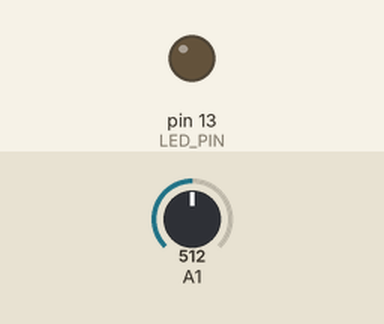
Simulated run of this sketch. Board: Arduino Uno, built for the host (arithmetic inside an expression is 32-bit, double 64-bit). Parts: output pins drawn as LEDs (lit = HIGH). The test bench sets the inputs (shaded band); at power-on: A1 = 512. What the sketch prints to the serial monitor is not drawn.

Above: at 2.2 s.
2.3 s: A1 set to 538
3.8 s: A1 set to 561
At 5.0 s:
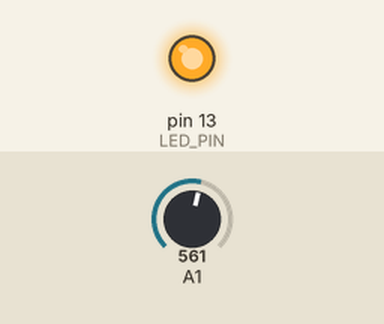
5.3 s: A1 set to 510
6.8 s: A1 set to 484
At 8.0 s:
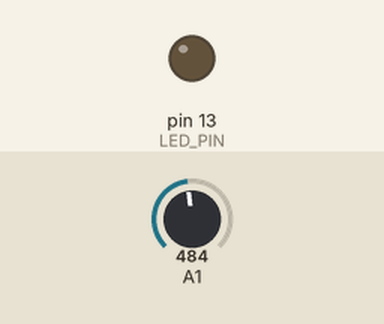
8.3 s: A1 set to 560
At 9.8 s:
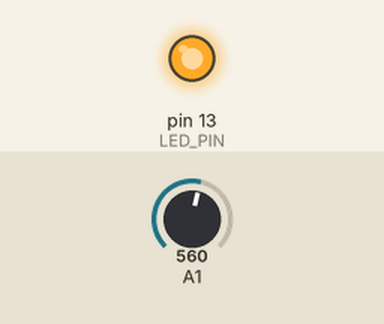
Timing chart, 0 to 10.8 s (numbered marks = the images above; inputs shaded):
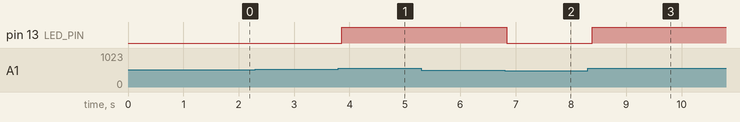

Measured:
- the behaviour switches between 550 and 551 on A1 (found by bisection; images 0 and 1)
- the behaviour switches between 500 and 499 on A1 (found by bisection; images 1 and 2)
- after the input at 2.3 s, every drawn part: stays the same
- after the input at 3.8 s, pin 13 (LED_PIN): LOW → HIGH after 0.06 s
- after the input at 5.3 s, every drawn part: stays the same
- after the input at 6.8 s, pin 13 (LED_PIN): HIGH → LOW at once
- after the input at 8.3 s, pin 13 (LED_PIN): LOW → HIGH after 0.09 s

The sketch:

HeartRateSensor.ino
```cpp
/*
 * 심박 센서 모듈 테스트 (Pulse Sensor / Heart Rate Sensor)
 * 보드: NUCLEO-F103RB (STM32F103RBT6)
 * 환경: Arduino IDE with STM32duino
 *
 * 핀 연결:
 *   - VCC: 3.3V
 *   - GND: GND
 *   - Signal: PA1 (A1)
 */

#define PULSE_PIN PA1        // 심박 센서 아날로그 핀
#define LED_PIN LED_BUILTIN  // 내장 LED (PA5)

// 심박수 측정 변수
int pulseValue = 0;
int threshold = 550;         // 심박 감지 임계값 (센서에 따라 조정 필요)
bool pulseDetected = false;
unsigned long lastBeatTime = 0;
unsigned long beatInterval = 0;
int bpm = 0;

// 이동 평균 필터
const int FILTER_SIZE = 10;
int readings[FILTER_SIZE];
int readIndex = 0;
int total = 0;
int average = 0;

// BPM 계산용
const int BPM_BUFFER_SIZE = 5;
int bpmBuffer[BPM_BUFFER_SIZE];
int bpmIndex = 0;

void setup() {
  Serial.begin(115200);
  while (!Serial) {
    ;
  }

  pinMode(PULSE_PIN, INPUT);
  pinMode(LED_PIN, OUTPUT);

  // 필터 배열 초기화
  for (int i = 0; i < FILTER_SIZE; i++) {
    readings[i] = 0;
  }
  for (int i = 0; i < BPM_BUFFER_SIZE; i++) {
    bpmBuffer[i] = 0;
  }

  Serial.println("================================");
  Serial.println("심박 센서 모듈 테스트");
  Serial.println("NUCLEO-F103RB");
  Serial.println("================================");
  Serial.println("손가락을 센서에 가볍게 올려주세요.");
  Serial.println("너무 세게 누르지 마세요.");
  Serial.println();

  delay(1000);
}

void loop() {
  // 아날로그 값 읽기
  pulseValue = analogRead(PULSE_PIN);

  // 이동 평균 필터 적용
  total = total - readings[readIndex];
  readings[readIndex] = pulseValue;
  total = total + readings[readIndex];
  readIndex = (readIndex + 1) % FILTER_SIZE;
  average = total / FILTER_SIZE;

  // 심박 감지
  if (average > threshold && !pulseDetected) {
    pulseDetected = true;
    digitalWrite(LED_PIN, HIGH);

    unsigned long currentTime = millis();
    beatInterval = currentTime - lastBeatTime;
    lastBeatTime = currentTime;

    // BPM 계산 (60000ms / 박동 간격)
    if (beatInterval > 300 && beatInterval < 2000) {  // 유효 범위: 30~200 BPM
      int currentBPM = 60000 / beatInterval;

      // BPM 버퍼에 저장
      bpmBuffer[bpmIndex] = currentBPM;
      bpmIndex = (bpmIndex + 1) % BPM_BUFFER_SIZE;

      // 평균 BPM 계산
      int validCount = 0;
      int bpmSum = 0;
      for (int i = 0; i < BPM_BUFFER_SIZE; i++) {
        if (bpmBuffer[i] > 0) {
          bpmSum += bpmBuffer[i];
          validCount++;
        }
      }
      if (validCount > 0) {
        bpm = bpmSum / validCount;
      }

      Serial.print("♥ 심박 감지! | Raw: ");
      Serial.print(pulseValue);
      Serial.print(" | Filtered: ");
      Serial.print(average);
      Serial.print(" | BPM: ");
      Serial.println(bpm);
    }
  }

  if (average < threshold - 50) {  // 히스테리시스
    pulseDetected = false;
    digitalWrite(LED_PIN, LOW);
  }

  // 시리얼 플로터용 데이터 출력 (주석 해제하여 사용)
  // Serial.print(pulseValue);
  // Serial.print(",");
  // Serial.print(average);
  // Serial.print(",");
  // Serial.println(threshold);

  delay(10);  // 약 100Hz 샘플링
}

// 동적 임계값 조정 함수 (필요시 사용)
void adjustThreshold() {
  int minVal = 4095;
  int maxVal = 0;

  Serial.println("임계값 보정 중... 5초간 손가락을 올려주세요.");

  for (int i = 0; i < 500; i++) {
    int val = analogRead(PULSE_PIN);
    if (val < minVal) minVal = val;
    if (val > maxVal) maxVal = val;
    delay(10);
  }

  threshold = (minVal + maxVal) / 2;
  Serial.print("새 임계값: ");
  Serial.println(threshold);
}
```
